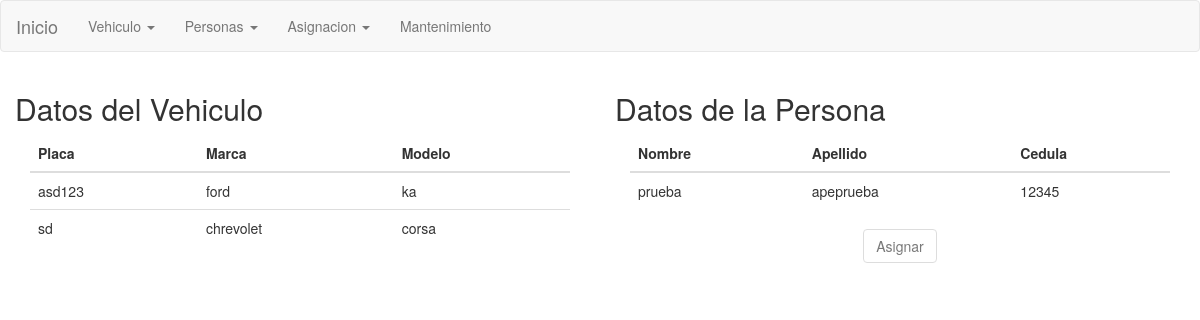
The app's page /?view=asignacion&mode=add, older data.
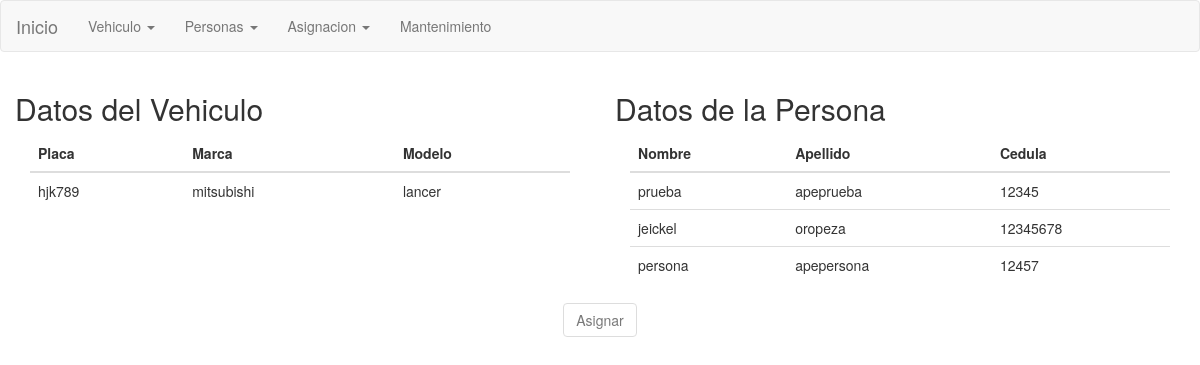
The same page, newer data.
### tables this page shows
CREATE TABLE IF NOT EXISTS `vehiculo` (
`id` int(200) NOT NULL,
  `placa` varchar(30) NOT NULL,
  `marca` varchar(30) NOT NULL,
  `modelo` varchar(30) NOT NULL,
  `tipo` varchar(30) NOT NULL,
  `año` int(5) NOT NULL,
  `estatus` int(2) NOT NULL DEFAULT '1',
  `kilometraje` int(255) NOT NULL
);

CREATE TABLE IF NOT EXISTS `persona` (
`id` int(200) NOT NULL,
  `nombre` varchar(30) NOT NULL,
  `apellido` varchar(30) NOT NULL,
  `cedula` int(20) NOT NULL
);

### core/bin/functions/Vehiculos.php (called while the page is built, shortened)
<?php
  function Vehiculos() {
    $db = new Conexion();
    $sql = $db->query("SELECT * FROM vehiculo;");
    if ($db->rows($sql) > 0) {
      while ($data = $db->recorrer($sql)) {
        $vehiculos[$data['id']] = $data;
      }
    }else{
      $vehiculos = false;
    }
    return $vehiculos;
  }
 ?>

### core/core.php (called while the page is built, shortened)
<?php
  require('core/models/class.Conexion.php');
  require('core/bin/functions/Vehiculos.php');
  require('core/bin/functions/Personas.php');
  $_personas = Personas();
  $_vehiculos = Vehiculos();
 ?>

### core/models/class.Conexion.php (called while the page is built, shortened)
<?php
  class Conexion extends mysqli {
    public function rows($query){
      return mysqli_num_rows($query);
    }
    public function liberar($query){
      return mysqli_free_result($query);
    }
    public function recorrer($query){
      return mysqli_fetch_array($query);
    }
  }
 ?>

### core/bin/functions/Personas.php (called while the page is built, shortened)
<?php
  function Personas() {
    $db = new Conexion();
    $sql = $db->query("SELECT * FROM persona;");
    if ($db->rows($sql) > 0) {
      while ($data = $db->recorrer($sql)) {
        $personas[$data['id']] = $data;
      }
    }else {
      $personas = false;
    }
    return $personas;
  }
 ?>

### views/template/asigvehiculo.php (the view, shortened to what this page needs)
<?php include('views/overall/header.php'); ?>
<body>
  <?php include('views/overall/topnav.php'); ?>
    <div class="col-sm-6">
        <h2>Datos del Vehiculo</h2>
          <div class="col-sm-12">
            <?php
            if(false != $_vehiculos) {
             $HTML = '<table id="table-vehiculo" class="table table-hover"><thead><tr>
             <th>Placa</th>
             <th>Marca</th>
             <th>Modelo</th>
             </tr></thead>
             <tbody>';
              foreach($_vehiculos as $id_vehiculo => $vehiculo_array) {
                if ($_vehiculos[$id_vehiculo]['estatus'] == 1) {
                  $HTML .= '<tr id='.$_vehiculos[$id_vehiculo]['id'].'>
                    <td>'.$_vehiculos[$id_vehiculo]['placa'].'</td>
                    <td>'.$_vehiculos[$id_vehiculo]['marca'].'</td>
                    <td>'.$_vehiculos[$id_vehiculo]['modelo'].'</td>
                  </tr>';
                }
              }
              $HTML .= '</tbody></table>';
            } else {
              $HTML = '<div class="alert alert-dismissible alert-info"><strong>INFORMACIÓN: </strong> Todavía no existe ningun vehiculo registrado o disponible.</div>';
            }
            echo $HTML;
            ?>
          </div>
        </div>
    <div class="col-sm-6">
        <h2>Datos de la Persona</h2>
          <div class="col-sm-12">
            <?php
            if(false != $_personas) {
             $HTML = '<table id="table-persona" class="table table-hover"><thead><tr>
             <th>Nombre</th>
             <th>Apellido</th>
             <th>Cedula</th>
             </tr></thead>
             <tbody>';
              foreach($_personas as $id_persona => $persona_array) {
                  $HTML .= '<tr id='.$_personas[$id_persona]['id'].'>
                    <td>'.$_personas[$id_persona]['nombre'].'</td>
                    <td>'.$_personas[$id_persona]['apellido'].'</td>
                    <td>'.$_personas[$id_persona]['cedula'].'</td>
                  </tr>';
              }
              $HTML .= '</tbody></table>';
            } else {
              $HTML = '<div class="alert alert-dismissible alert-info"><strong>INFORMACIÓN: </strong> Todavía no existe ningun vehiculo registrado.</div>';
            }
            echo $HTML;
            ?>
          </div>
    </div>
    <center><button name="asignar" value="Ingresar" id = "btn_asignar" onclick = "" class ="btn btn-default disabled">Asignar</button></center>
</body>
</html>

Row changes from the older to the newer data that the page shows:
no longer on this page (row edited): vehiculo: placa "asd123", marca "ford", modelo "ka"
no longer on this page (row edited): vehiculo: placa "sd", marca "chrevolet", modelo "corsa"
added vehiculo: placa "hjk789", marca "mitsubishi", modelo "lancer"
added persona: nombre "jeickel", apellido "oropeza", cedula "12345678"
added persona: nombre "persona", apellido "apepersona", cedula "12457"
